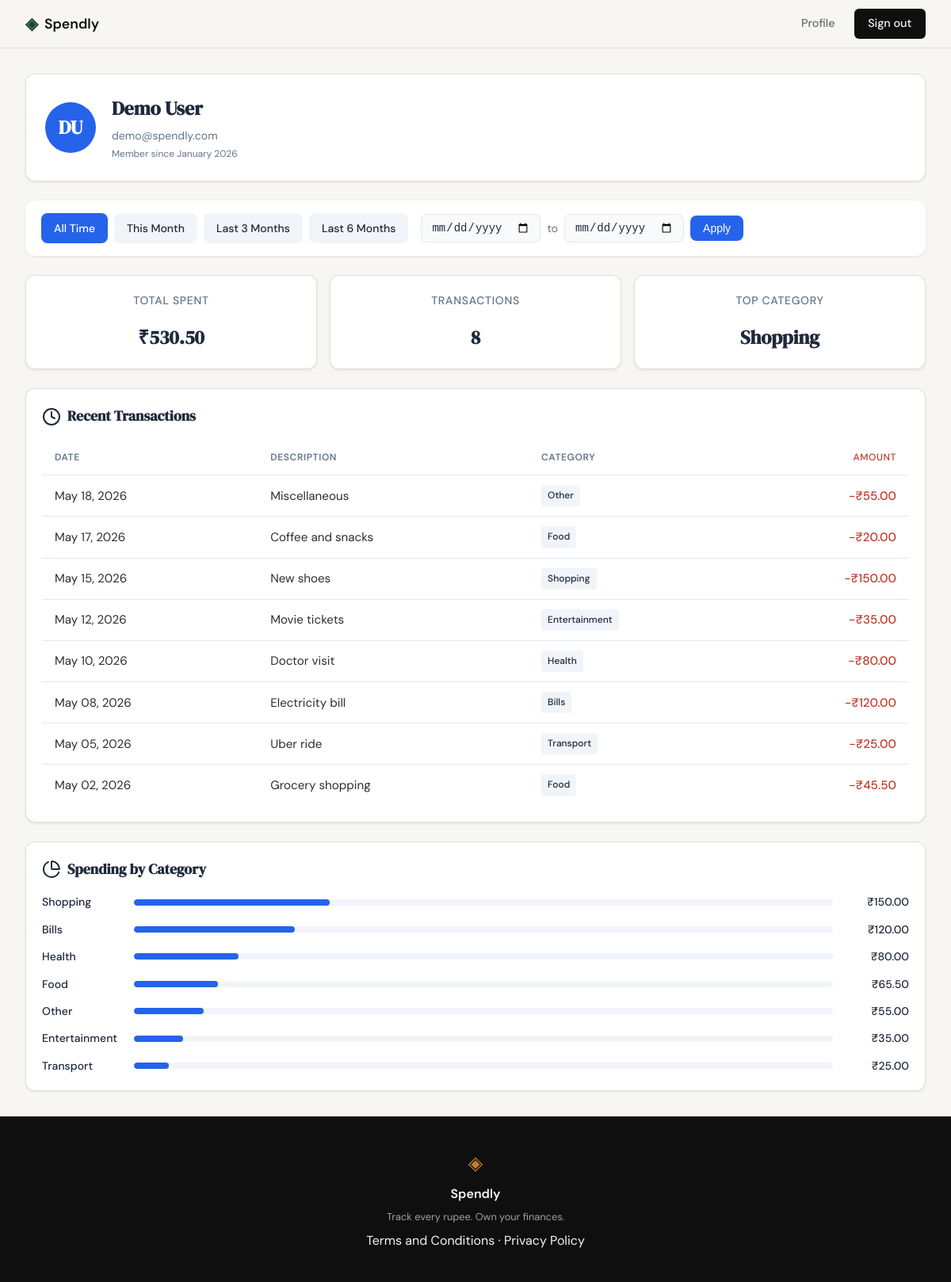
Screenshot of /profile (signed in) with the database file from the repository.
### tables this page shows
CREATE TABLE users (
            id INTEGER PRIMARY KEY AUTOINCREMENT,
            name TEXT NOT NULL,
            email TEXT UNIQUE NOT NULL,
            password_hash TEXT NOT NULL,
            created_at TEXT DEFAULT CURRENT_TIMESTAMP
        );

CREATE TABLE expenses (
            id INTEGER PRIMARY KEY AUTOINCREMENT,
            user_id INTEGER NOT NULL,
            amount REAL NOT NULL,
            category TEXT NOT NULL,
            date TEXT NOT NULL,
            description TEXT,
            created_at TEXT DEFAULT CURRENT_TIMESTAMP,
            FOREIGN KEY (user_id) REFERENCES users(id) ON DELETE CASCADE
        );

### app.py (the view, shortened to what this page needs)
@app.route("/profile")
def profile():
    if not is_logged_in():
        return redirect(url_for("login"))
    user_id = session.get("user_id")
    conn = get_db()
    cursor = conn.cursor()
    cursor.execute("SELECT name, email, created_at FROM users WHERE id = ?", (user_id,))
    user_row = cursor.fetchone()
    conn.close()
    user = {
        "name": user_row["name"],
        "email": user_row["email"],
        "created_at": "January 2026",
        "initials": "".join([n[0] for n in user_row["name"].split()])
    }
    date_from = request.args.get("date_from")
    date_to = request.args.get("date_to")
    active_filter = None
    if date_from:
        try:
            datetime.strptime(date_from, "%Y-%m-%d")
        except ValueError:
            date_from = None
    if date_to:
        try:
            datetime.strptime(date_to, "%Y-%m-%d")
        except ValueError:
            date_to = None
    today = date.today()
    this_month_start = date(today.year, today.month, 1)
    last_3_months_start = today.replace(day=1)
    from datetime import timedelta
    last_3_months_start = (today - timedelta(days=90))
    last_6_months_start = (today - timedelta(days=180))
    presets = {
        "this_month": {
            "date_from": this_month_start.isoformat(),
            "date_to": today.isoformat(),
            "label": "This Month"
        },
        "last_3_months": {
            "date_from": last_3_months_start.isoformat(),
            "date_to": today.isoformat(),
            "label": "Last 3 Months"
        },
        "last_6_months": {
            "date_from": last_6_months_start.isoformat(),
            "date_to": today.isoformat(),
            "label": "Last 6 Months"
        }
    }
    stats = get_user_stats(user_id, date_from, date_to)
    raw_transactions = get_user_expenses(user_id, date_from, date_to)
    transactions = [
        {
            "date": format_date_for_display(t["date"]),
            "description": t["description"],
            "category": t["category"],
            "amount": t["amount"]
        }
        for t in raw_transactions
    ]
    categories = get_category_breakdown(user_id, date_from, date_to)
    return render_template("profile.html",
                         user=user,
                         stats=stats,
                         transactions=transactions,
                         categories=categories,
                         date_from=date_from,
                         date_to=date_to,
                         active_filter=active_filter,
                         presets=presets)

### app.py (called while the page is built)
def is_logged_in():
    return "user_id" in session

@app.context_processor
def inject_user():
    return dict(is_logged_in=is_logged_in())

def format_date_for_display(date_str):
    from datetime import datetime
    dt = datetime.strptime(date_str, "%Y-%m-%d")
    return dt.strftime("%b %d, %Y")

### database/db.py (called while the page is built)
def get_db():
    conn = sqlite3.connect("spendly.db")
    conn.row_factory = sqlite3.Row
    conn.execute("PRAGMA foreign_keys = ON")
    return conn

def get_user_expenses(user_id, date_from=None, date_to=None):
    conn = get_db()
    cursor = conn.cursor()
    query = "SELECT date, description, category, amount FROM expenses WHERE user_id = ?"
    params = [user_id]
    if date_from and date_to:
        query += " AND date BETWEEN ? AND ?"
        params.extend([date_from, date_to])
    query += " ORDER BY date DESC"
    cursor.execute(query, params)
    rows = cursor.fetchall()
    conn.close()
    return [dict(row) for row in rows]

def get_category_breakdown(user_id, date_from=None, date_to=None):
    conn = get_db()
    cursor = conn.cursor()
    query = "SELECT category, SUM(amount) as total FROM expenses WHERE user_id = ?"
    params = [user_id]
    if date_from and date_to:
        query += " AND date BETWEEN ? AND ?"
        params.extend([date_from, date_to])
    query += " GROUP BY category ORDER BY total DESC"
    cursor.execute(query, params)
    rows = cursor.fetchall()
    conn.close()
    if not rows:
        return []
    grand_total = sum(row["total"] for row in rows)
    breakdown = []
    for row in rows:
        category_total = row["total"]
        percentage = round((category_total / grand_total) * 100)
        breakdown.append({
            "name": row["category"],
            "amount": category_total,
            "percentage": percentage
        })
    return breakdown

### templates/profile.html (shortened to what this page needs)
{% extends "base.html" %}
{% block head %}
<link rel="stylesheet" href="{{ url_for('static', filename='css/profile.css') }}">
{% endblock %}
{% block content %}
<div class="profile-page">
    <section class="user-card">
        <div class="user-avatar">
            {{ user.initials }}
        </div>
        <div class="user-details">
            <h1 class="user-name">{{ user.name }}</h1>
            <p class="user-email">{{ user.email }}</p>
            <p class="user-member-since">Member since {{ user.created_at }}</p>
        </div>
    </section>
    <section class="filter-bar">
        <div class="preset-buttons">
            <a href="{{ url_for('profile') }}" class="preset-btn {% if not active_filter %}active{% endif %}">All Time</a>
            <a href="{{ url_for('profile', date_from=presets.this_month.date_from, date_to=presets.this_month.date_to) }}" class="preset-btn {% if active_filter == 'this_month' %}active{% endif %}">{{ presets.this_month.label }}</a>
            <a href="{{ url_for('profile', date_from=presets.last_3_months.date_from, date_to=presets.last_3_months.date_to) }}" class="preset-btn {% if active_filter == 'last_3_months' %}active{% endif %}">{{ presets.last_3_months.label }}</a>
            <a href="{{ url_for('profile', date_from=presets.last_6_months.date_from, date_to=presets.last_6_months.date_to) }}" class="preset-btn {% if active_filter == 'last_6_months' %}active{% endif %}">{{ presets.last_6_months.label }}</a>
        </div>
        <form method="get" action="{{ url_for('profile') }}" class="custom-range-form">
            <input type="date" name="date_from" value="{{ date_from or '' }}" class="date-input">
            <span class="range-separator">to</span>
            <input type="date" name="date_to" value="{{ date_to or '' }}" class="date-input">
            <button type="submit" class="apply-btn">Apply</button>
        </form>
    </section>
    <section class="stats-row">
        <div class="stat-card">
            <span class="stat-label">Total Spent</span>
            <span class="stat-value">₹{{ "%.2f"|format(stats.total_spent) }}</span>
        </div>
        <div class="stat-card">
            <span class="stat-label">Transactions</span>
            <span class="stat-value">{{ stats.transaction_count }}</span>
        </div>
        <div class="stat-card">
            <span class="stat-label">Top Category</span>
            <span class="stat-value">{{ stats.top_category }}</span>
        </div>
    </section>
    <section class="transactions-section">
        <h2 class="section-title">
            <i data-lucide="clock"></i>
            Recent Transactions
        </h2>
        <table class="tx-table">
            <thead>
                <tr>
                    <th>Date</th>
                    <th>Description</th>
                    <th>Category</th>
                    <th class="amount-col">Amount</th>
                </tr>
            </thead>
            <tbody>
                {% for tx in transactions %}
                <tr>
                    <td>{{ tx.date }}</td>
                    <td>{{ tx.description }}</td>
                    <td><span class="category-badge">{{ tx.category }}</span></td>
                    <td class="amount-col">-₹{{ "%.2f"|format(tx.amount) }}</td>
                </tr>
                {% endfor %}
            </tbody>
        </table>
    </section>
    <section class="category-section">
        <h2 class="section-title">
            <i data-lucide="pie-chart"></i>
            Spending by Category
        </h2>
        <div class="category-list">
            {% for cat in categories %}
            <div class="category-row">
                <span class="category-name">{{ cat.name }}</span>
                <div class="category-bar-track">
                    <div class="category-bar" style="width: {{ cat.percentage }}%"></div>
                </div>
                <span class="category-amount">₹{{ "%.2f"|format(cat.amount) }}</span>
            </div>
            {% endfor %}
        </div>
    </section>
</div>
{% endblock %}

### templates/base.html (shortened to what this page needs)
<!DOCTYPE html>
<html lang="en">
<head>
    <link rel="stylesheet" href="{{ url_for('static', filename='css/style.css') }}">
    {% block head %}{% endblock %}
</head>
<body>
    <nav class="navbar">
        <div class="nav-inner">
            <a href="{{ url_for('landing') }}" class="nav-brand">
                <span class="brand-icon">◈</span>
                <span class="brand-name">Spendly</span>
            </a>
            <div class="nav-links">
                {% if is_logged_in %}
                <a href="{{ url_for('profile') }}">Profile</a>
                <a href="{{ url_for('logout') }}" class="nav-cta">Sign out</a>
                {% else %}
                <a href="{{ url_for('login') }}">Sign in</a>
                <a href="{{ url_for('register') }}" class="nav-cta">Get started</a>
                {% endif %}
            </div>
        </div>
    </nav>
    <main class="main-content">
        {% block content %}{% endblock %}
    </main>
    <footer class="footer">
        <div class="footer-inner">
            <span class="brand-icon">◈</span>
            <span class="footer-name">Spendly</span>
            <p class="footer-copy">Track every rupee. Own your finances.</p>
            <p><a href="/terms">Terms and Conditions</a> · <a href="/privacy">Privacy Policy</a></p>
        </div>
    </footer>
</body>
</html>

### static/css/profile.css (style rules this page uses)
:root { --primary-color: #2563eb; --primary-hover: #1d4ed8; --bg-card: #ffffff; --bg-page: #f8fafc; --text-primary: #1e293b; --text-secondary: #64748b; --border-color: #e2e8f0; --success-color: #22c55e; --error-color: #ef4444; --preset-bg: #f1f5f9; --preset-active-bg: #2563eb; --preset-active-text: #ffffff; }
.filter-bar { display: flex; flex-wrap: wrap; align-items: center; gap: 1rem; padding: 1rem 1.25rem; background: var(--bg-card); border-radius: 0.75rem; margin-bottom: 1.5rem; box-shadow: 0 1px 3px rgba(0, 0, 0, 0.1); }
.preset-buttons { display: flex; gap: 0.5rem; flex-wrap: wrap; }
.preset-btn { display: inline-block; padding: 0.5rem 1rem; background: var(--preset-bg); color: var(--text-primary); text-decoration: none; border-radius: 0.5rem; font-size: 0.875rem; font-weight: 500; transition: all 0.2s ease; }
.preset-btn.active { background: var(--preset-active-bg); color: var(--preset-active-text); }
.custom-range-form { display: flex; align-items: center; gap: 0.5rem; flex-wrap: wrap; }
.date-input { padding: 0.5rem 0.75rem; border: 1px solid var(--border-color); border-radius: 0.5rem; font-size: 0.875rem; color: var(--text-primary); background: var(--bg-page); }
.range-separator { color: var(--text-secondary); font-size: 0.875rem; }
.apply-btn { padding: 0.5rem 1rem; background: var(--primary-color); color: white; border: none; border-radius: 0.5rem; font-size: 0.875rem; font-weight: 500; cursor: pointer; transition: background 0.2s ease; }
.user-card { display: flex; align-items: center; gap: 1.25rem; padding: 1.5rem; background: var(--bg-card); border-radius: 0.75rem; margin-bottom: 1.5rem; box-shadow: 0 1px 3px rgba(0, 0, 0, 0.1); }
.user-avatar { width: 4rem; height: 4rem; background: var(--primary-color); color: white; border-radius: 50%; display: flex; align-items: center; justify-content: center; font-size: 1.5rem; font-weight: 600; }
.user-details { flex: 1; }
.user-name { font-size: 1.5rem; font-weight: 600; color: var(--text-primary); margin: 0 0 0.25rem 0; }
.user-email { font-size: 0.875rem; color: var(--text-secondary); margin: 0 0 0.125rem 0; }
.user-member-since { font-size: 0.75rem; color: var(--text-secondary); margin: 0; }
.stats-row { display: grid; grid-template-columns: repeat(auto-fit, minmax(200px, 1fr)); gap: 1rem; margin-bottom: 1.5rem; }
.stat-card { background: var(--bg-card); padding: 1.25rem; border-radius: 0.75rem; box-shadow: 0 1px 3px rgba(0, 0, 0, 0.1); display: flex; flex-direction: column; gap: 0.5rem; }
.stat-label { font-size: 0.875rem; color: var(--text-secondary); font-weight: 500; }
.stat-value { font-size: 1.5rem; font-weight: 600; color: var(--text-primary); }
.transactions-section { background: var(--bg-card); border-radius: 0.75rem; padding: 1.25rem; margin-bottom: 1.5rem; box-shadow: 0 1px 3px rgba(0, 0, 0, 0.1); }
.section-title { font-size: 1.125rem; font-weight: 600; color: var(--text-primary); margin: 0 0 1rem 0; display: flex; align-items: center; gap: 0.5rem; }
.tx-table { width: 100%; border-collapse: collapse; }
.tx-table th, .tx-table td { padding: 0.75rem 1rem; text-align: left; border-bottom: 1px solid var(--border-color); }
.tx-table th { font-size: 0.75rem; font-weight: 600; color: var(--text-secondary); text-transform: uppercase; letter-spacing: 0.05em; }
.tx-table .amount-col { text-align: right; font-weight: 500; }
.category-badge { display: inline-block; padding: 0.25rem 0.5rem; background: var(--preset-bg); color: var(--text-primary); border-radius: 0.25rem; font-size: 0.75rem; font-weight: 500; }
.category-section { background: var(--bg-card); border-radius: 0.75rem; padding: 1.25rem; box-shadow: 0 1px 3px rgba(0, 0, 0, 0.1); }
.category-list { display: flex; flex-direction: column; gap: 0.75rem; }
.category-row { display: flex; align-items: center; gap: 1rem; }
.category-name { width: 100px; font-size: 0.875rem; font-weight: 500; color: var(--text-primary); flex-shrink: 0; }
.category-bar-track { flex: 1; height: 0.5rem; background: var(--preset-bg); border-radius: 0.25rem; overflow: hidden; }
.category-bar { height: 100%; background: var(--primary-color); border-radius: 0.25rem; transition: width 0.3s ease; }
.category-amount { width: 80px; text-align: right; font-size: 0.875rem; font-weight: 500; color: var(--text-primary); flex-shrink: 0; }

### rows the page displays
users: name "Demo User", email "demo@spendly.com"
expenses: top_category "Shopping", date "May 15, 2026", description "New shoes", category "Shopping", amount "150.00", name "Shopping", {{ cat.percentage }} 28 (drawn)
expenses: date "May 18, 2026", description "Miscellaneous", category "Other", amount "55.00", name "Other", {{ cat.percentage }} 10 (drawn)
expenses: date "May 17, 2026", description "Coffee and snacks", category "Food", amount "20.00"
expenses: date "May 12, 2026", description "Movie tickets", category "Entertainment", amount "35.00", name "Entertainment", {{ cat.percentage }} 7 (drawn)
expenses: date "May 10, 2026", description "Doctor visit", category "Health", amount "80.00", name "Health", {{ cat.percentage }} 15 (drawn)
expenses: date "May 08, 2026", description "Electricity bill", category "Bills", amount "120.00", name "Bills", {{ cat.percentage }} 23 (drawn)
expenses: date "May 05, 2026", description "Uber ride", category "Transport", amount "25.00", name "Transport", {{ cat.percentage }} 5 (drawn)
expenses: date "May 02, 2026", description "Grocery shopping", category "Food", amount "45.50"

### other values shown
{{ user.initials }} "DU"
{{ user.created_at }} "January 2026"
{{ presets.this_month.label }} "This Month"
{{ presets.last_3_months.label }} "Last 3 Months"
{{ presets.last_6_months.label }} "Last 6 Months"
{{ "%.2f"|format(stats.total_spent) }} "530.50"
{{ stats.transaction_count }} "8"
{{ cat.name }} "Food"
{{ "%.2f"|format(cat.amount) }} "65.50"
